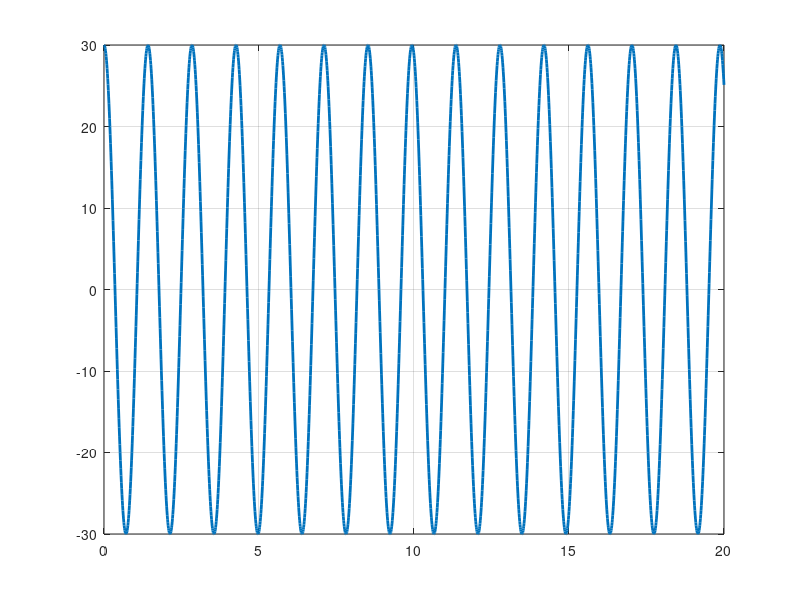

Source code (MATLAB): (Note: this script raises an error after producing the figure.)
close all; clc; clear;
%% Lista 2 - Ex 7
% Para o pêndulo simples mostrado na figura abaixo, a equação linear do
% movimento é dada por
% θ''(t) + g / L * sen(θ) = 0 ,
% em que L = 0.5 m, m = 1kg e g = 9.8m/s². Quando a equação não linear é
% linearizada em torno do ponto de equilíbrio θ = 0, obtém-se o módulo
% linear invariante no tempo.
% θ'' + g / L * θ = 0 .

L = 0.5; % [m]
m = 1;   % [Kg]
g = 9.8; % [m/s²]
t = 0:0.01:20;
%% Crie uma sequência de intruções para plotar o gráfico de ambas as res-
% postas, não linear e linear, do pêndulo simples quando o ângulo inicial
% do pêndulo for θ(0) = 30° e explique quais as diferenças

theta = 30; % ângulo inicial θ(0)

% Simulação Linear
num = [1 0 0];
den = [1 0 g/L];
sys_linear = tf(num, den);
x = step(theta*sys_linear, t);

figure(1)
plot(t, x, "LineWidth",2)
grid on

hold on

% Simulação não linear
[t,ynl] = ode45(@pend,t,[theta*pi/180 0]);
plot(t,ynl(:,1)*180/pi, "LineWidth",2);
xlabel('Tempo [s]')
ylabel('θ [°]', 'Rotation',0)

legend('Simulação Linear','Simulação não linear','FontSize',15)

% Def. função pendulo
function [yd]=pend(~,y)
L=0.5; g=9.8;
yd(1)=y(2);
yd(2)=-(g/L)*sin(y(1));
yd=yd';
end

